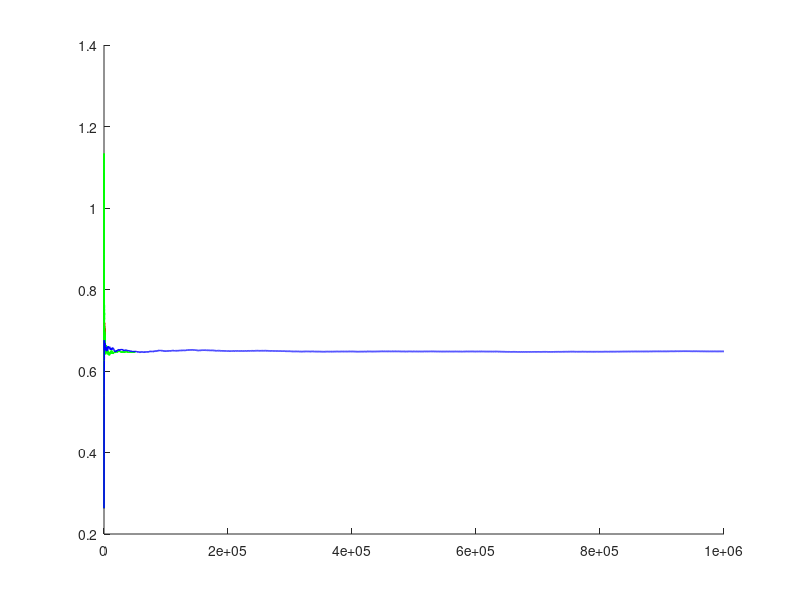

Source code (MATLAB): (Note: this script raises an error after producing the figure.)
% situation we discussed right now 
pr_a = 5/6; % Outcome 6
pr_b = 1/6; % Outcome 1
H_X = -(pr_a * log2(pr_a) + pr_b * log2(pr_b));
% cases
simulations = [1000, 50000, 1000000];
num_sims = length(simulations);

fprintf('Theoretical Entropy H(X): %.5f bits/symbol\n', H_X);

figure;
hold on;
colors = ['r', 'g', 'b'];
for k = 1:num_sims
    N = simulations(k);

    % generate i.i.d. uniform random numbers
    randomRolls = rand(1, N);
    % vectorized assignment
    is_event_a = randomRolls < pr_a;
    counter_a = sum(is_event_a);
    counter_b = N - counter_a;
    p_hat_a = counter_a / N;
    p_hat_b = counter_b / N;
    cum_counter_a = cumsum(is_event_a);
    cum_counter_b = (1:N) - cum_counter_a;
    cum_sample_entropy = - (cum_counter_a .* log2(pr_a) + cum_counter_b .* log2(pr_b)) ./ (1:N);

    final = cum_sample_entropy(end);
    fprintf('  Event A count: %d (%.4f%%)\n', counter_a, p_hat_a * 100);
    fprintf('  Event B count: %d (%.4f%%)\n', counter_b, p_hat_b * 100);
    fprintf('  Sample Entropy: %.5f bits/symbol\n', final);
    fprintf('  Absolute Error from H(X): %.5f\n\n', abs(final - H_X));
    step = max(1, floor(N / 10000));
    plot(1:step:N, cum_sample_entropy(1:step:N), 'Color', colors(k), ...
        'LineWidth', 1.2, 'DisplayName', sprintf('N = %d', N));
end
yline(H_X, 'k--', 'LineWidth', 2, 'DisplayName', sprintf('H(X) = %.5f bits', H_X));
grid on;
set(gca, 'XScale', 'log'); % Log scale
xlabel('Sequence Length (N)');
ylabel('Entropy [bits]');
title('Entropy \rightarrow H(X)');
legend('Location', 'northeast');
hold off;
